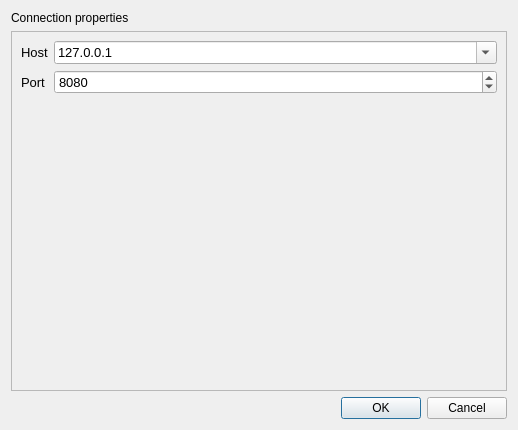
<?xml version="1.0" encoding="UTF-8"?>
<ui version="4.0">
 <class>Dialog</class>
 <widget class="QDialog" name="Dialog">
  <property name="geometry">
   <rect>
    <x>0</x>
    <y>0</y>
    <width>518</width>
    <height>430</height>
   </rect>
  </property>
  <property name="windowTitle">
   <string>Dialog</string>
  </property>
  <layout class="QVBoxLayout" name="verticalLayout">
   <item>
    <widget class="QLabel" name="label_3">
     <property name="sizePolicy">
      <sizepolicy hsizetype="Preferred" vsizetype="Fixed">
       <horstretch>0</horstretch>
       <verstretch>0</verstretch>
      </sizepolicy>
     </property>
     <property name="font">
      <font>
       <pointsize>9</pointsize>
      </font>
     </property>
     <property name="text">
      <string>Connection properties</string>
     </property>
    </widget>
   </item>
   <item>
    <widget class="QFrame" name="frame">
     <property name="frameShape">
      <enum>QFrame::StyledPanel</enum>
     </property>
     <property name="frameShadow">
      <enum>QFrame::Raised</enum>
     </property>
     <layout class="QFormLayout" name="formLayout">
      <item row="0" column="0">
       <widget class="QLabel" name="label">
        <property name="font">
         <font>
          <family>Arial</family>
          <pointsize>10</pointsize>
         </font>
        </property>
        <property name="text">
         <string>Host</string>
        </property>
       </widget>
      </item>
      <item row="0" column="1">
       <widget class="QComboBox" name="host">
        <property name="font">
         <font>
          <pointsize>10</pointsize>
         </font>
        </property>
        <property name="editable">
         <bool>true</bool>
        </property>
        <property name="currentText">
         <string>127.0.0.1</string>
        </property>
       </widget>
      </item>
      <item row="1" column="0">
       <widget class="QLabel" name="label_2">
        <property name="font">
         <font>
          <family>Arial</family>
          <pointsize>10</pointsize>
         </font>
        </property>
        <property name="text">
         <string>Port</string>
        </property>
       </widget>
      </item>
      <item row="1" column="1">
       <widget class="QSpinBox" name="port">
        <property name="font">
         <font>
          <pointsize>10</pointsize>
         </font>
        </property>
        <property name="minimum">
         <number>22</number>
        </property>
        <property name="maximum">
         <number>9999999</number>
        </property>
        <property name="singleStep">
         <number>1</number>
        </property>
        <property name="value">
         <number>8080</number>
        </property>
       </widget>
      </item>
     </layout>
    </widget>
   </item>
   <item>
    <widget class="QDialogButtonBox" name="buttonBox">
     <property name="orientation">
      <enum>Qt::Horizontal</enum>
     </property>
     <property name="standardButtons">
      <set>QDialogButtonBox::Cancel|QDialogButtonBox::Ok</set>
     </property>
    </widget>
   </item>
  </layout>
 </widget>
 <resources/>
 <connections>
  <connection>
   <sender>buttonBox</sender>
   <signal>accepted()</signal>
   <receiver>Dialog</receiver>
   <slot>accept()</slot>
   <hints>
    <hint type="sourcelabel">
     <x>248</x>
     <y>254</y>
    </hint>
    <hint type="destinationlabel">
     <x>157</x>
     <y>274</y>
    </hint>
   </hints>
  </connection>
  <connection>
   <sender>buttonBox</sender>
   <signal>rejected()</signal>
   <receiver>Dialog</receiver>
   <slot>reject()</slot>
   <hints>
    <hint type="sourcelabel">
     <x>316</x>
     <y>260</y>
    </hint>
    <hint type="destinationlabel">
     <x>286</x>
     <y>274</y>
    </hint>
   </hints>
  </connection>
 </connections>
</ui>
